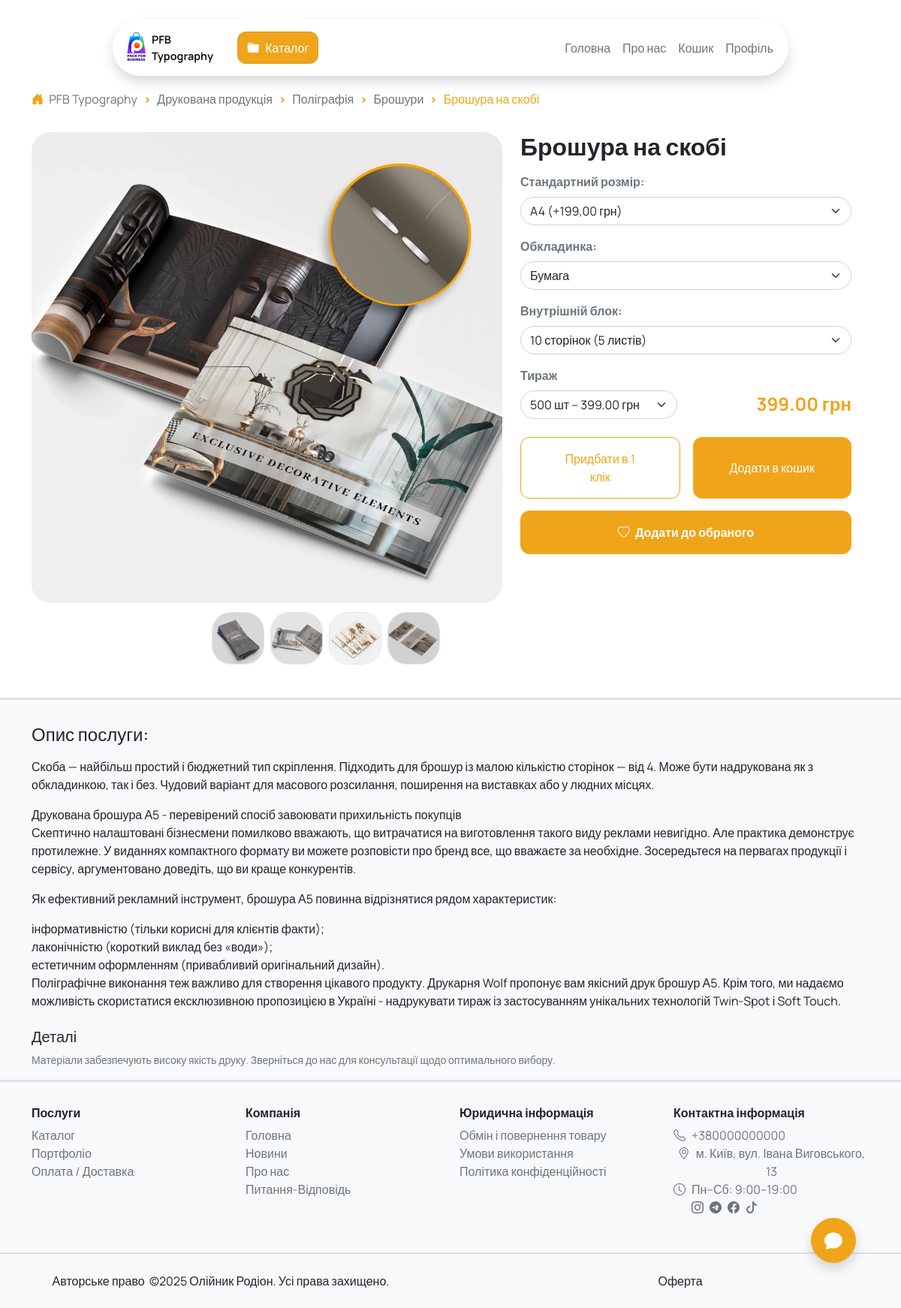
Screenshot of /catalog/service/broshura-na-skobi/ with the database file from the repository.
### catalog/models.py (models this page shows, shortened)
class ServiceCategory(models.Model):
    image = models.ImageField("", upload_to='categories/', blank=True, null=True)
    title = models.CharField("", max_length=255)
    slug = models.SlugField(unique=True)
    parent = models.ForeignKey('self', blank=True, null=True, related_name='children', on_delete=models.CASCADE, verbose_name="")
    class Meta:
        verbose_name = "Категорія"
        verbose_name_plural = "Категорії"

class Service(models.Model):
    title = models.CharField("Назва", max_length=255)
    slug = models.SlugField(max_length=255, unique=True)
    description = models.TextField("Опис", blank=True)
    price_from = models.DecimalField("Ціна починаючи з", max_digits=10, decimal_places=2, help_text="Мінімальна ціна від")
    image = models.ImageField("Забраження 1", upload_to='services/', blank=True, null=True)
    image2 = models.ImageField("Забраження 2", upload_to='services/', blank=True, null=True)
    image3 = models.ImageField("Забраження 3", upload_to='services/', blank=True, null=True)
    image4 = models.ImageField("Забраження 4", upload_to='services/', blank=True, null=True)
    image5 = models.ImageField("Забраження 5", upload_to='services/', blank=True, null=True)
    image6 = models.ImageField("Забраження 6", upload_to='services/', blank=True, null=True)
    category = models.ForeignKey(ServiceCategory, on_delete=models.CASCADE, related_name='services', null=True, blank=True, verbose_name="Категорія")
    is_active = models.BooleanField("Активний", default=True)
    @property
    def images(self):
        return [self.image, self.image2, self.image3, self.image4, self.image5, self.image6]
    class Meta:
        verbose_name = "Послуга"
        verbose_name_plural = "Послуги"

class ServiceOptionCategory(models.Model):
    service = models.ForeignKey(Service, on_delete=models.CASCADE, related_name='option_categories', verbose_name="Послуга")
    title = models.CharField("Тип опції", max_length=255, help_text="Тип опції, наприклад: Покриття, Формат, Кількість")
    class Meta:
        verbose_name = "Категорія опцій"
        verbose_name_plural = "Категорії опцій"

### catalog/views.py (the view)
# urls.py: path('service/<slug:slug>/', views.service_detail, name='service_detail'),
def service_detail(request, slug):
    main_data = get_base_info(request)
    target_service = Service.objects.get(slug=slug)
    category_path = get_all_parent_categories(target_service.category)
    return render(request, 'catalog/service_detail.html', {'target_service': target_service, 'category_path': category_path, 'quantity_choices': quantity_choices, **main_data})

### catalog/views.py (called while the page is built)
def get_all_parent_categories(category):
    all_categories = [category]
    current = category.parent
    while current:
        all_categories.append(current)
        current = current.parent
    return list(reversed(all_categories))

### chat/models.py (called while the page is built)
    @property
    def created_at_iso(self):
        return self.created_at.isoformat()

### orders/utils.py (called while the page is built)
    def get_created_date(self):
        created_iso = self.session.get('cart_created_at')
        if created_iso:
            return datetime.fromisoformat(created_iso)
        return None

    def count(self):
        return sum(item['quantity'] for item in self.cart.values())

### templates/catalog/service_detail.html (shortened to what this page needs)
{% extends "base.html" %}
{% load static %}
{% block content %}
<section class="pt-3">
  <div class="container">
    <div class="row mw-100">
      <nav style="--bs-breadcrumb-divider: '>'" aria-label="breadcrumb" class="mb-3">
        <ol class="breadcrumb">
          <li class="breadcrumb-item">
            <i class="bi bi-house-door-fill text-orange me-1"></i>
            <a href="{% url 'main' %}" class="text-decoration-none text-secondary">PFB Typography</a>
          </li>
          {% for category in category_path %}
            <li class="breadcrumb-item">
              <a href="{% url 'catalog:category_detail' category.slug %}" class="text-decoration-none text-secondary">
                {{ category.title }}
              </a>
            </li>
          {% endfor %}
          <li class="breadcrumb-item active" aria-current="page">
            {{ target_service.title }}
          </li>
        </ol>
      </nav>
      <div class="col-md-7 mb-3">
        <img id="mainServiceImage" src="{{ target_service.image.url }}" alt="{{ target_service.title }}"
            class="img-fluid  rounded-custom w-100 mb-2 zoomIn">
        <div class="d-flex justify-content-center flex-wrap">
          {% for image in target_service.images %}
            {% if image %}
              <div class="m-1 animate__animated animate__fadeIn" style="animation-delay: 0.{{forloop.counter0}}s;">
                <img src="{{ image.url }}" alt="Thumbnail"
                    class=" rounded-custom border"
                    style="width: 70px; height: 70px; object-fit: cover; cursor: pointer; opacity: 0.9;"
                    onmouseover="this.style.opacity='1'"
                    onmouseout="this.style.opacity='0.9'"
                    onclick="document.getElementById('mainServiceImage').src='{{ image.url }}'">
              </div>
            {% endif %}
          {% endfor %}
        </div>
      </div>
      <div class="col-md-5">
        <h2 class="fw-semibold mb-3 fw-bold">{{ target_service.title }}</h2>
        <form method="POST" action="{% url 'catalog:add_to_cart' target_service.slug %}" id="service-options" data-base-price="{{ target_service.price_from }}">
          {% for option_category in target_service.option_categories.all %}
            <div class="mb-3">
              <label class="form-label fw-bold text-secondary">{{ option_category.title }}:</label>
              <select
                class="form-select form-select rounded-custom service-option"
                name="option_{{ option_category.id }}"
                required
                data-category-id="{{ option_category.id }}"
              >
                {% for option in option_category.options.all %}
                  <option
                    value="{{ option.id }}"
                    data-price="{{ option.price|default:0 }}">
                    {{ option.title }}{% if option.price %} (+{{ option.price }} грн){% endif %}
                  </option>
                {% endfor %}
              </select>
            </div>
          {% endfor %}
          <div class="mb-4 align-items-center">
            <label for="tirazh" class="form-label fw-bold text-secondary">Тираж</label>
            <div class="row row-cols-2">
              <div class="col">
                <select class="form-select form-select rounded-custom" name="tirazh" id="tirazh" required>
                  {% for choice in quantity_choices %}
                    <option value="{{ choice }}" {% if forloop.first %}selected{% endif %}>{{ choice }} шт</option>
                  {% endfor %}
                </select>
              </div>
              <div class="col">
                <div class="text-end fw-bold fs-4 text-orange ms-3" id="final-price">
                </div>
              </div>
            </div>
          </div>
        <div class="row row-cols-2 mb-3 g-3 justify-content-between">
          <div class="col mb-lg-0 py-0">
            <button type="submit" class="btn btn-outline-orange px-md-4 px-lg-5 px-4 py-2 px-sm-5 py-sm-3 py-md-2 py-lg-3 fs-6 fs-lg-5 animate__animated animate__fadeIn">
              Придбати в 1 клік
            </button>
          </div>
          <div class="col py-0 d-flex justify-content-end">
            <button type="submit" class="btn btn-orange px-md-4 px-lg-5 px-4 py-2 px-sm-5 py-sm-3 py-md-2 py-lg-3 fs-6 fs-lg-5 animate__animated animate__fadeIn" style="animation-delay: 0.15s;">
              Додати в кошик
            </button>
          </div>
        </div>
        </form>
        <form method="POST" action="{% if target_service in user.favorites.all %}{% url 'user:remove_from_favorites' target_service.slug %}{% else %}{% url 'user:add_to_favorites' target_service.slug %}{% endif %}">
          {% if target_service in user.favorites.all %}
            <button type="submit" class="btn btn-orange px-5 py-3 fw-bold animate__animated animate__fadeIn w-100" style="animation-delay: 0.3s;">
              <i class="bi bi-heart-fill text-white me-1"></i> Видалити з обраного
            </button>
          {% else %}
            <button type="submit" class="btn btn-orange px-5 py-3 fw-bold animate__animated animate__fadeIn w-100" style="animation-delay: 0.3s;">
              <i class="bi bi-heart text-white me-1"></i> Додати до обраного
            </button>
          {% endif %}
        </form>
      </div>
    </div>
  </div>
  <div class="mt-4 border-top border-3 bg-light">
    <div class="container pt-4">
      <h4 class="fw-semibold mb-3 pt-2">Опис послуги:</h4>
      <p>
        {% if target_service.description %}
          {{ target_service.description|linebreaks }}
        {% else %}
          Ми пропонуємо повний спектр поліграфічних послуг: від дизайну макета до друку готової продукції.
        {% endif %}
      </p>
      <h5 class="fw-semibold mt-4 mb-2">Деталі</h5>
      <p class="text-muted small pb-3 m-0">
        Матеріали забезпечують високу якість друку. Зверніться до нас для консультації щодо оптимального вибору.
      </p>
    </div>
  </div>
</section>
{% endblock %}

### static/css/styles.css (style rules this page uses)
:root { --orange: #F0A41A; --orange-light: #FFE5B4; --orange-rgb: 240, 164, 26; --green: #198754; --green-rgb: 25, 135, 84; --text-main: #333333; }
html, body { height: auto !important; overflow-y: auto !important; margin: 0; padding: 0; font-family: "Manrope", sans-serif; scrollbar-width: none; overflow-x: hidden; max-width: 100%; }
.btn-outline-orange { color: var(--orange); border-color: var(--orange); }
.btn-orange { color: #fff; background-color: var(--orange); border-color: var(--orange); }
.text-orange { color: var(--orange); }
.btn, button { border-radius: 12px; }
.breadcrumb-item + .breadcrumb-item::before { color: var(--orange) !important; font-weight: 900; }
.rounded-custom { border-radius: 25px !important; }
.breadcrumb-item.active { color: var(--orange) !important; }
i { font-style: normal !important; }

### rows the page displays
ServiceCategory: title "Друкована продукція"
ServiceCategory: title "Поліграфія"
ServiceCategory: title "Брошури"
Service: title "Брошура на скобі", image (picture), description "Скоба — найбільш простий і бюджетний тип скріплення. Підходить для брошур із малою кількістю сторінок — від 4. Може бути надрукована як з обкладинкою, так і без. Чудовий варіант для масового розсилання, поширення на виставках або у людних місцях. Друкована брошура А5 - перевірений спосіб завоювати прихильність покупців Скептично налаштовані бізнесмени помилково вважають, що витрачатися на виготовлення такого виду реклами невигідно. Але практика демонструє протилежне. У виданнях компактного формату ви можете розповісти про бренд все, що вважаєте за необхідне. Зосередьтеся на первагах продукції і сервісу, аргументовано доведіть, що ви краще конкурентів. Як ефективний рекламний інструмент,…"
ServiceOptionCategory: title "Стандартний розмір"
ServiceOptionCategory: title "Обкладинка"
ServiceOptionCategory: title "Внутрішній блок"

### other values shown
form field value "A4 (+199,00 грн)"
form field value "Бумага"
form field value "10 сторінок (5 листів)"
form field tirazh "500 шт – 399.00 грн"
